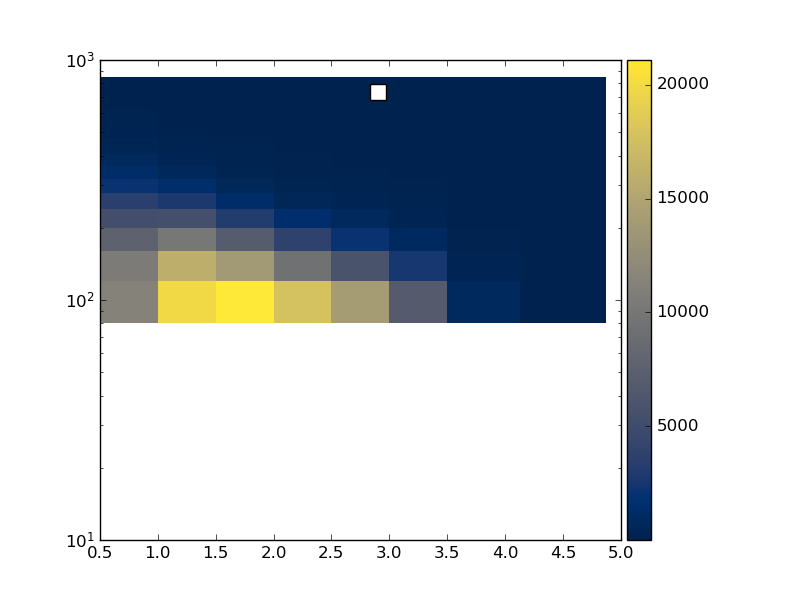

Here is the Python script that generated this plot:
#! /usr/bin/env python

# This Python script was auto-generated using YODA v2.0.1.
# Analysis object: /WbWb_singlelepton/dr_bl_pT_whad
# Timestamp: 12-01-2026 (12:51:18)

import matplotlib as mpl
import matplotlib.pyplot as plt
mpl.use('Agg') # comment out for interactive use
import os
import numpy as np

plotDir = os.path.split(os.path.realpath(__file__))[0]
if 'YODA_USER_PLOT_PATH' in globals():
    plot_outdir = globals()['YODA_USER_PLOT_PATH']
else:
    plot_outdir = plotDir

#plot style
plt.style.use(os.path.join(plotDir, '../default.mplstyle'))

plt.rcParams['text.usetex'] = False
plt.style.use(['classic'])
plt.rc('font', family='DejaVu Sans')
# plot metadata
figW, figH = plt.rcParams['figure.figsize']
ax_xLabel = r''
ax_yLabel = r''
ax_zLabel = r''
ax_title  = r''
ax_xScale = 'linear'
ax_yScale = 'log'
ax_zScale = 'linear'
yLims = (100, 100)

# TeX-friendly labels for the legend
labels = [ r"WbWb\_Slurm\_Template\_171" ]

# Adjust canvas width and height
canvasW = 10
canvasH = 10
figW *= canvasW/10.
figH *= canvasH/9.

# Create figure and axis objects
fig, ax = plt.subplots(1, 1)

# Set figure margins
plt.subplots_adjust(
    left   = 1.0 * plt.rcParams['figure.subplot.left'],
    right  = 1.0 * plt.rcParams['figure.subplot.right'],
    top    = 1.0 * plt.rcParams['figure.subplot.top'],
    bottom = 1.0 * plt.rcParams['figure.subplot.bottom'])

ax.yaxis.set_minor_locator(mpl.ticker.LogLocator(
base=10.0, subs=[i for i in np.arange(0, 1, 0.1)], numticks=np.inf))

# Color map: curve index -> color
colors = {0: '#EE3311', 1: '#3366FF', 2: '#109618', 3: '#FF9900', 4: '#990099'}


# the numerical data is stored in a separate file
dataf = dict()
exec(open(os.path.split(__file__)[0] + '/dr_bl_pT_whad__data.py').read(), dataf)

legend_handles = dict() # keep track of handles for the legend
# reference data in main panel
cmap = 'cividis'
xbin_cent = np.unique(dataf['xpoints'])
ybin_cent = np.unique(dataf['ypoints'])
X, Y = np.meshgrid(xbin_cent, ybin_cent)
Z = np.array(dataf['zpoints']).reshape(X.shape[::-1])
pc = ax.pcolormesh(X, Y, Z.T, cmap=cmap, shading='auto')
cbar = fig.colorbar(pc, orientation='vertical', ax=ax, pad=0.01)
cbar.set_label(ax_zLabel)
# style options for curves
# starts at zorder>=5 to draw curve on top of legend

legend_pos = (0.5, 0.97)
ax.legend(legend_handles, labels, loc='upper left', bbox_to_anchor=legend_pos)

ax.set_xlabel(ax_xLabel)
ax.set_ylabel(ax_yLabel, loc='top')
ax.set_title(ax_title, loc='left')
ax.set_xscale(ax_xScale)
ax.set_yscale(ax_yScale)

# tick formatting
plt.rcParams['xtick.top'] = True
plt.rcParams['ytick.right'] = True
plt.savefig(os.path.join(plot_outdir, 'dr_bl_pT_whad.pdf'), format='PDF')
plt.savefig(os.path.join(plot_outdir, 'dr_bl_pT_whad.png'), format='PNG')

plt.close(fig)
